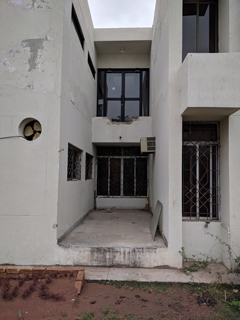
#> input picture test_scripts/Asset2.jpg, 240 x 320 px
$ python test_sift.py
#> lines starting #> are read from the running program, lines starting #| are printed output that depends on the picture; after the words box and inside, x2 and y2 are one past the last pixel; in counts of white or black regions, pixels touching at a corner belong together
import cv2
import numpy as np

img = cv2.imread('Asset2.jpg')
#> img is the input picture: shape (320, 240, 3); mean B, G, R 115.1, 117.3, 122.8
gray= cv2.cvtColor(img,cv2.COLOR_BGR2GRAY)
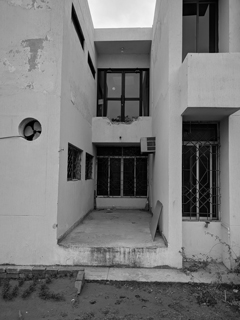
#> gray: shape (320, 240); min 0, max 251, mean 118.7

sift = cv2.xfeatures2d.SIFT_create()
kp = sift.detect(gray,None)
#> kp = 384 keypoints; strongest (x, y, size): (30, 138, 4), (40, 132, 1.9), (82, 39, 4.3), (203, 129, 28.5)

# for k in kp:
# 	print k.pt

cv2.drawKeypoints(img, kp, img)
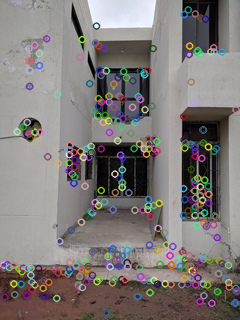
#> img: shape (320, 240, 3); 17.56% of pixels changed, all inside (x1, y1, x2, y2) = (0, 5, 240, 318)
cv2.imwrite('sift_keypoints.jpg',img)
